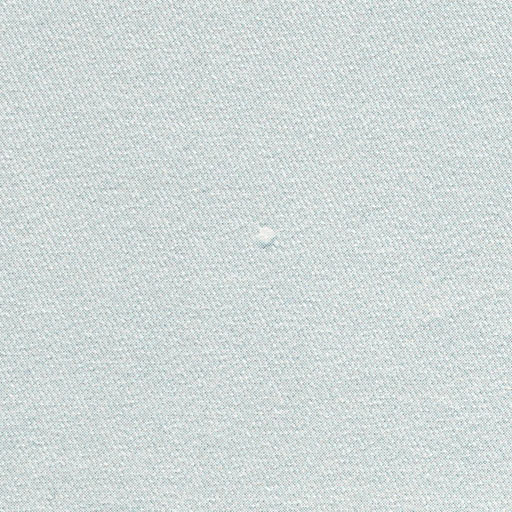
%> input picture Checking2/img/3.jpg, 512 x 512 px
$ octave Checking2_steps.m   (GNU Octave 9; MATLAB toolbox functions it lacks are replaced by stand-ins)
%> lines starting %> are read from the running program, lines starting %| are printed output that depends on the picture; in (x1, y1, x2, y2) boxes, pixels count from 0 and x2, y2 are one past the last pixel; in counts of white or black regions, pixels touching at a corner belong together; the program's own positions count from 1
clc;
clear all;
close all;

x=imread('D:\\Sem 6\\IP\\FabricDefectDetection\\Checking2\\img\\3.JPG');
%> x is the input picture: size 512x512x3 uint8; mean R, G, B 208.9, 217.7, 217

subplot(2,3,1);
imshow(x);
title('Original Fabric');

x=rgb2gray(x);
%> x: size 512x512 uint8

level = graythresh(x);
%> level = 0.831
H1 = im2bw(x,level);
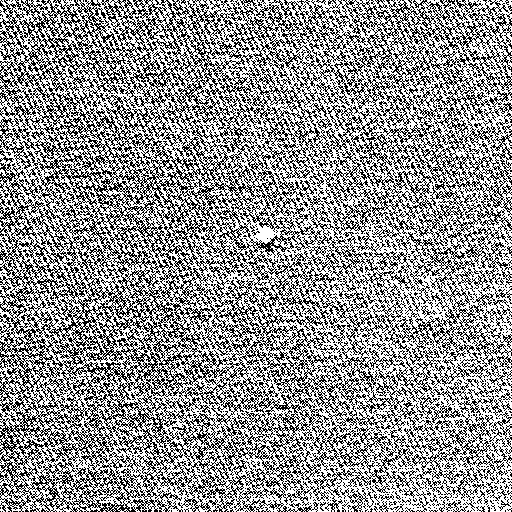
%> H1: size 512x512 logical; 58.4% white; black in thin lines or dots

subplot(2,3,2);
imshow(H1);
title('After Thresholding');

SE = strel('square', 4);
op1 = imerode(H1, SE);
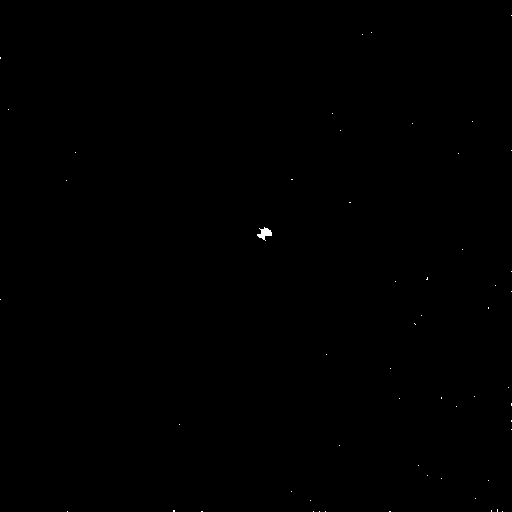
%> op1: size 512x512 logical; 0.07% white; 55 white regions (54 under 20 px), largest, box (x1, y1, x2, y2) and area: (257, 227, 272, 241) 106
op2 = imdilate(op1, SE);
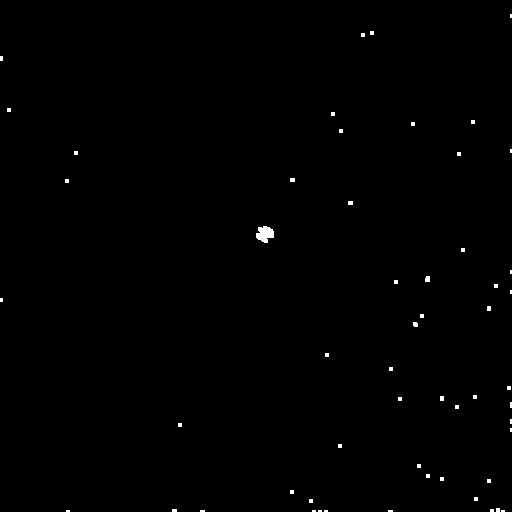
%> op2: size 512x512 logical; 0.38% white; 55 white regions (48 under 20 px), largest, box (x1, y1, x2, y2) and area: (256, 226, 274, 243) 214, (425, 276, 430, 282) 28, (413, 322, 418, 327) 23

subplot(2,3,3);
imshow(op2);
title('After erosion and dilation using square');

SE1 = strel('diamond', 3);
op11 = imerode(op2, SE1);
%> op11: size 512x512 logical; 0.03% white; 1 white region, box (x1, y1, x2, y2) and area: (259, 229, 271, 240) 68

subplot(2,3,4);
imshow(op11);
title('After erosion using diamond');

SE2 = strel('disk', 3, 0);
op21 = imdilate(op11, SE2);
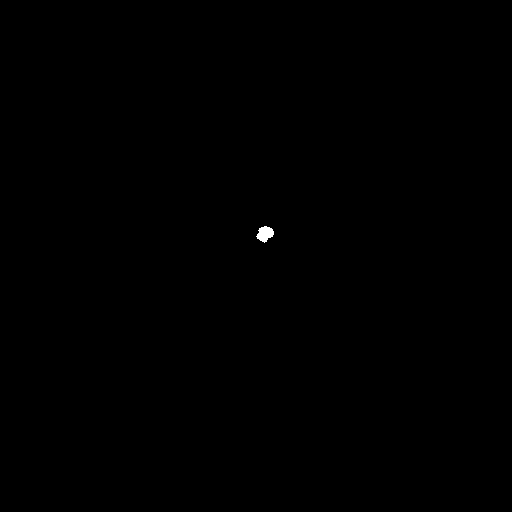
%> op21: size 512x512 logical; 0.08% white; 1 white region, box (x1, y1, x2, y2) and area: (256, 226, 274, 243) 197
op31 = imerode(op21, SE2);
%> op31: size 512x512 logical; 0.03% white; 1 white region, box (x1, y1, x2, y2) and area: (259, 229, 271, 240) 74

subplot(2,3,5);
imshow(op31);
title('After dilation and erosion using disk');

op41 = imdilate(op31, SE2);
op51 = imdilate(op41, SE2);
%> op51: size 512x512 logical; 0.14% white; 1 white region, box (x1, y1, x2, y2) and area: (253, 223, 277, 246) 368

subplot(2,3,6);
imshow(op51);
title({'Final Binary Output', 'After 2 dilations using disk'});

y = imfuse(x,op51);
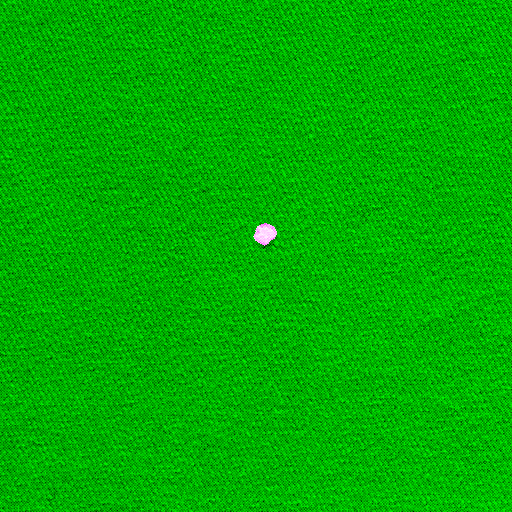
%> y: size 512x512x3 uint8; mean R, G, B 0.4, 173.9, 0.4
